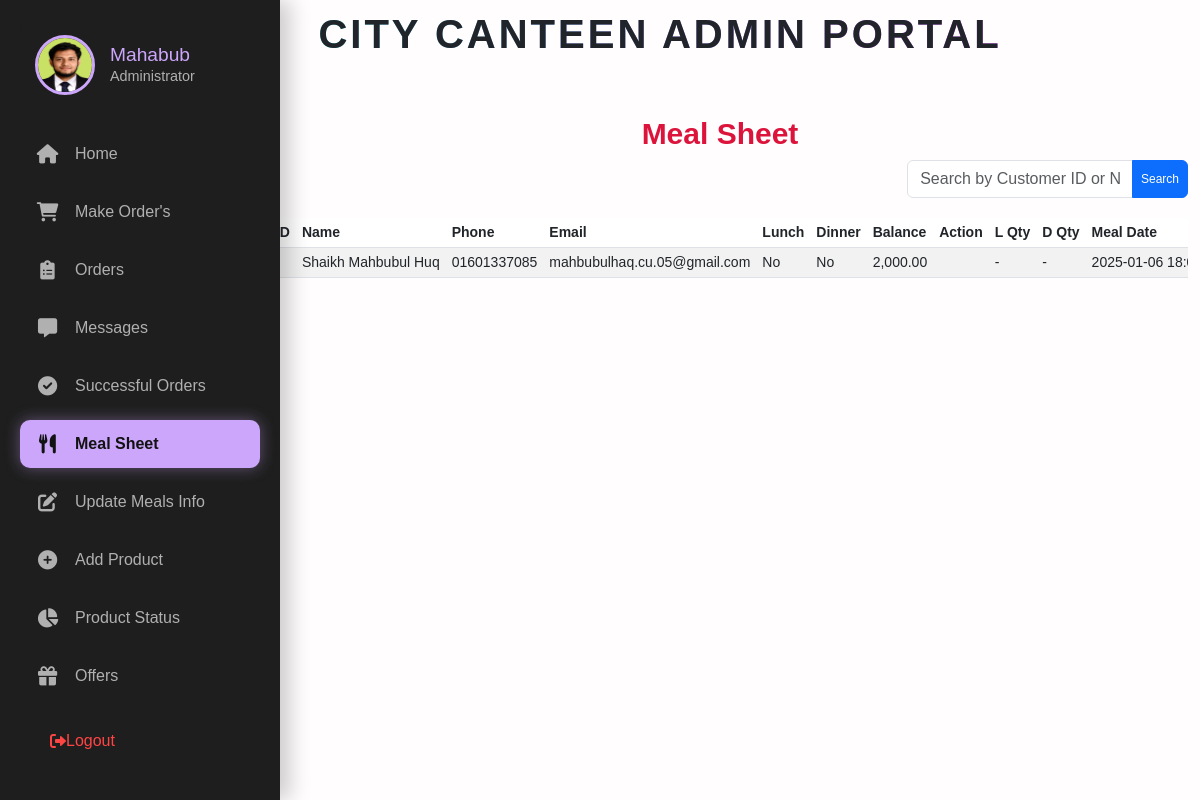
/model/meal-sheet.php (signed in), run on the app's committed database.
### tables this page shows
CREATE TABLE `customers` (
  `id` int(11) NOT NULL,
  `customer_name` varchar(100) NOT NULL,
  `email` varchar(100) NOT NULL,
  `password` varchar(255) NOT NULL,
  `phone` varchar(15) DEFAULT NULL,
  `address` varchar(255) DEFAULT NULL,
  `created_at` timestamp NOT NULL DEFAULT current_timestamp(),
  `profile_picture` varchar(255) DEFAULT NULL,
  `delivery_address` varchar(255) DEFAULT NULL,
  `delivery_notice` text DEFAULT NULL,
  `delivery_mobile` varchar(20) DEFAULT NULL,
  `signup_method` enum('regular','google') DEFAULT 'regular'
);

### model/meal-sheet.php (the view, shortened to what this page needs)
<?php
include '../db/db.php';
include'../menu/adminmenu.php';
$customer_id = isset($_GET['customer_id']) ? $_GET['customer_id'] : '';
$query = "
    SELECT c.id AS customer_id, c.customer_name, c.phone, c.email,
           m.lunch_meal, m.dinner_meal, m.remain_balance, m.lunch_quantity, m.dinner_quantity,
           COALESCE(SUM(d.deposit_amount), 0) AS total_deposit,
           MAX(d.transaction_date) AS latest_deposit_date,
           GROUP_CONCAT(DISTINCT DATE_FORMAT(d.transaction_date, '%Y-%m-%d') ORDER BY d.transaction_date DESC) AS deposit_dates,
           GROUP_CONCAT(DISTINCT FORMAT(d.deposit_amount, 2) ORDER BY d.transaction_date DESC) AS deposit_amounts,
           m.created_at AS meal_date_time
    FROM customers c
    LEFT JOIN meal m ON c.id = m.meal_id
    LEFT JOIN deposit_history d ON c.id = d.customer_id
    WHERE c.id LIKE '%$customer_id%' OR c.customer_name LIKE '%$customer_id%'
    GROUP BY c.id, m.id
    ORDER BY latest_deposit_date DESC
";
$result = mysqli_query($conn, $query);
?>
<!DOCTYPE html>
<html lang="en">
<head>
    <link href="https://cdnjs.cloudflare.com/ajax/libs/bootstrap/5.3.0/css/bootstrap.min.css" rel="stylesheet">
</head>
<body>
<div class="container">
    <h2 class="text-center" style="font-size: 30px;">Meal Sheet</h2>
    <div class="input-group">
        <input type="text" class="form-control" id="search-box" placeholder="Search by Customer ID or Name" onkeyup="searchTable()">
        <button class="btn btn-primary" type="button" id="search-btn">Search</button>
    </div>
    <div style="max-height: 500px; overflow-y: auto;">
        <table class="table table-striped table-sm" id="meal-table">
            <thead>
                <tr>
                    <th>C_ID</th>
                    <th>Name</th>
                    <th>Phone</th>
                    <th>Email</th>
                    <th>Lunch</th>
                    <th>Dinner</th>
                    <th>Balance</th>
                    <th>Action</th>
                    <th>L Qty</th>
                    <th>D Qty</th>
                    <th>Meal Date</th>
                </tr>
            </thead>
            <tbody>
                <?php while ($row = mysqli_fetch_assoc($result)): ?>
                    <tr class="<?= $row['remain_balance'] < 200 ? 'low-balance' : '' ?>">
                        <td><?= htmlspecialchars($row['customer_id']) ?></td>
                        <td><?= htmlspecialchars($row['customer_name']) ?></td>
                        <td><?= htmlspecialchars($row['phone']) ?></td>
                        <td><?= htmlspecialchars($row['email']) ?></td>
                        <td><?= $row['lunch_meal'] ? 'Yes' : 'No' ?></td>
                        <td><?= $row['dinner_meal'] ? 'Yes' : 'No' ?></td>
                        <td><?= number_format($row['remain_balance'], 2) ?></td>
                        <td>
                        </td>
                        <td><?= $row['lunch_quantity'] > 1 ? $row['lunch_quantity'] : '-' ?></td>
                        <td><?= $row['dinner_quantity'] > 1 ? $row['dinner_quantity'] : '-' ?></td>
                        <td><?= $row['meal_date_time'] ?></td>
                    </tr>
                <?php endwhile; ?>
            </tbody>
        </table>
    </div>
</div>
</body>
</html>

### menu/adminmenu.php (shortened to what this page needs)
<?php
$admin_id = $_SESSION["user_id"] ?? null;
require_once '../db/db.php';
$admin_query = "SELECT name, profile_picture FROM admins WHERE id = ?";
$stmt = mysqli_prepare($conn, $admin_query);
mysqli_stmt_bind_param($stmt, "i", $admin_id);
mysqli_stmt_execute($stmt);
$admin_result = mysqli_stmt_get_result($stmt);
$admin = mysqli_fetch_assoc($admin_result);
?>
<!DOCTYPE html>
<html lang="en">
<head>
    <link href="https://cdn.jsdelivr.net/npm/bootstrap@5.3.0/dist/css/bootstrap.min.css" rel="stylesheet">
    <link href="https://cdnjs.cloudflare.com/ajax/libs/font-awesome/6.0.0-beta3/css/all.min.css" rel="stylesheet">
</head>
<body>
    <h1>City Canteen Admin Portal</h1>
    <aside class="sidebar">
        <div class="admin-profile">
            <?php if(!empty($admin['profile_picture'])): ?>
                <img src="<?php echo htmlspecialchars($admin['profile_picture']); ?>" alt="Admin Profile">
            <?php else: ?>
                <img src="default-avatar.png" alt="Default Profile">
            <?php endif; ?>
            <div class="admin-profile-info">
                <h3><?php echo htmlspecialchars($admin['name']); ?></h3>
                <p>Administrator</p>
            </div>
        </div>
        <ul class="nav-menu">
            <li>
                <a href="admin.php" class="<?php echo (basename($_SERVER['PHP_SELF']) == 'admin.php') ? 'active' : ''; ?>">
                    <i class="fa fa-home"></i>
                    Home
                </a>
            </li>
            <li>
                <a href="admin_order.php" class="<?php echo (basename($_SERVER['PHP_SELF']) == 'admin_order.php') ? 'active' : ''; ?>">
                <i class="fas fa-shopping-cart"></i> Make Order's
                </a>
            </li>
            <li>
                <a href="orders.php" class="<?php echo (basename($_SERVER['PHP_SELF']) == 'orders.php') ? 'active' : ''; ?>">
                    <i class="fas fa-clipboard-list"></i>
                    Orders
                </a>
            </li>
             <li>
                <a href="message_management.php" class="<?php echo (basename($_SERVER['PHP_SELF']) == 'message_management.php') ? 'active' : ''; ?>">
                    <i class="fa-solid fa-message"></i>
                    Messages
                </a>
            </li>
            <li>
                <a href="order_success.php" class="<?php echo (basename($_SERVER['PHP_SELF']) == 'order_success.php') ? 'active' : ''; ?>">
                    <i class="fas fa-check-circle"></i>
                    Successful Orders
                </a>
            </li>
            <li>
                <a href="meal-sheet.php" class="<?php echo (basename($_SERVER['PHP_SELF']) == 'meal-sheet.php') ? 'active' : ''; ?>">
                    <i class="fas fa-utensils"></i>
                    Meal Sheet
                </a>
            </li>
            <li>
                <a href="meal_update.php" class="<?php echo (basename($_SERVER['PHP_SELF']) == 'meal_update.php') ? 'active' : ''; ?>">
                    <i class="fas fa-edit"></i>
                    Update Meals Info
                </a>
            </li>
            <li>
                <a href="add_product.php" class="<?php echo (basename($_SERVER['PHP_SELF']) == 'add_product.php') ? 'active' : ''; ?>">
                    <i class="fas fa-plus-circle"></i>
                    Add Product
                </a>
            </li>
            <li>
                <a href="active_status.php" class="<?php echo (basename($_SERVER['PHP_SELF']) == 'active_status.php') ? 'active' : ''; ?>">
                    <i class="fas fa-chart-pie"></i>
                    Product Status
                </a>
            </li>
            <li>
                <a href="create_offer.php" class="<?php echo (basename($_SERVER['PHP_SELF']) == 'create_offer.php') ? 'active' : ''; ?>">
                    <i class="fa fa-gift"></i>
                    Offers
                </a>
            </li>
            <li>
                <a href="../model/admin_profile.php" class="<?php echo (basename($_SERVER['PHP_SELF']) == 'admin_profile.php') ? 'active' : ''; ?>">
                </a>
            </li>
        </ul>
        <div class="logout-btn">
            <a href="../model/logout.php">
                <i class="fas fa-sign-out-alt"></i>
                Logout
            </a>
        </div>
    </aside>
    <main class="content">
    </main>
</body>
</html>

### menu/adminmenu.php (style rules this page uses)
:root { --bg-primary: #121212; --bg-secondary: #1e1e1e; --text-primary: #ffffff; --text-secondary: #b0b0b0; --accent-primary: rgb(204, 166, 251); --accent-secondary: #03dac6; --error-color: #ff4444; }
* { margin: 0; padding: 0; box-sizing: border-box; }
body { font-family: 'Inter', 'Segoe UI', sans-serif; background-color: var(--bg-primary); color: var(--text-primary); line-height: 1.6; overflow-x: hidden; }
.sidebar { position: fixed; left: 0; top: 0; height: 100vh; width: 280px; background-color: var(--bg-secondary); padding: 20px; transition: transform 0.3s ease; z-index: 1000; box-shadow: 10px 0 20px rgba(0,0,0,0.2); overflow-y: auto; }
.admin-profile { position: sticky; top: 0; background: var(--bg-secondary); z-index: 10; padding: 15px; border-radius: 12px; margin-bottom: 20px; display: flex; align-items: center; transition: background 0.3s ease; }
.admin-profile img { width: 60px; height: 60px; border-radius: 50%; margin-right: 15px; border: 3px solid var(--accent-primary); }
.admin-profile-info { flex-grow: 1; }
.admin-profile-info h3 { margin: 0; font-size: 1.2rem; color: var(--accent-primary); }
.admin-profile-info p { margin: 0; color: var(--text-secondary); font-size: 0.9rem; }
.nav-menu { list-style: none; padding: 0; }
.nav-menu li { margin-bottom: 10px; }
.nav-menu a { display: flex; align-items: center; color: var(--text-secondary); text-decoration: none; padding: 12px 15px; border-radius: 10px; transition: all 0.3s ease; position: relative; }
.nav-menu a.active { background: var(--accent-primary); color: var(--bg-primary); font-weight: bold; box-shadow: 0 0 15px rgba(204, 166, 251, 0.4); }
.nav-menu a i { margin-right: 15px; font-size: 1.2rem; width: 25px; text-align: center; }
.logout-btn { position: sticky; bottom: 0; background: var(--bg-secondary); padding: 15px; margin-top: 25px; }
.logout-btn a { display: flex; align-items: center; color: #ff4444; text-decoration: none; padding: 12px 15px; border-radius: 5px; transition: all 0.3s ease; }
.content { margin-left: 280px; padding: 20px; transition: margin-left 0.3s ease; }
h1 { font-family: 'Arial', sans-serif; font-size: 3rem; color: #00ffea; text-align: center; text-transform: uppercase; letter-spacing: 3px; animation: glow 2s infinite alternate, float 4s infinite ease-in-out; background: linear-gradient(90deg, #00ffea, #ff00ff, #00ffea); background-size: 200% 200%; -webkit-background-clip: text; color: transparent; position: relative; overflow: hidden; margin-left: 10%; margin-top:2%; }

### model/meal-sheet.php (style rules this page uses)
body { font-family: Arial, sans-serif; background-color:rgb(255, 253, 253); font-size: 16px; }
.container { margin-top: 10px; max-width: 80%; width: 80%; overflow-x: auto; margin-left:20%; font-size: 14px; }
.table { margin-top: 10px; }
.table th, .table td { padding: 4px 6px; white-space: nowrap; overflow: hidden; text-overflow: ellipsis; max-width: 70%; }
.input-group { margin-bottom: 10px; }
#search-box { font-size: 16px; margin-left:70% }
.btn { padding: 4px 8px; font-size: 12px; }
h2 { color:crimson; font-weight: 600; }
h1 { margin-top:10px; font-weight: 600; }

### data on the page
customers: customer_name "Shaikh Mahbubul Huq", phone "01601337085", email "mahbubulhaq.cu.05@gmail.com", remain_balance "2,000.00", meal_date_time "2025-01-06…"

### other printed values
$admin['name'] "Mahabub"
